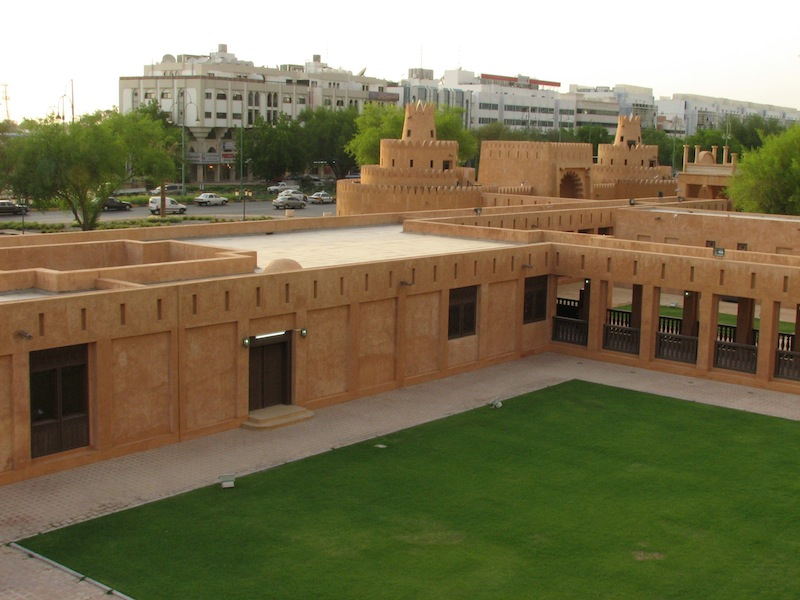
#> input picture CV_FeatureExamples/Image1.jpg, 800 x 600 px
$ jupyter execute --allow-errors CV_Feature_Practice.ipynb   (shell and % lines are left out)   (older library calls are emulated)
#> lines starting #> are read from the running program, lines starting #| are printed output that depends on the picture
[cell 1]
%pylab inline
import os
import sys
import cv2
import numpy as np

image = cv2.imread("Image1.jpg")
#> image is the input picture: shape (600, 800, 3); mean B, G, R 84.9, 115.8, 123.6
image = cv2.cvtColor(image, cv2.COLOR_BGR2RGB)  # color convert because opencv uses RGB (red,green,blue) to order colors to screen
gray = cv2.cvtColor(image, cv2.COLOR_BGR2GRAY) #is this because it requires grayscale?
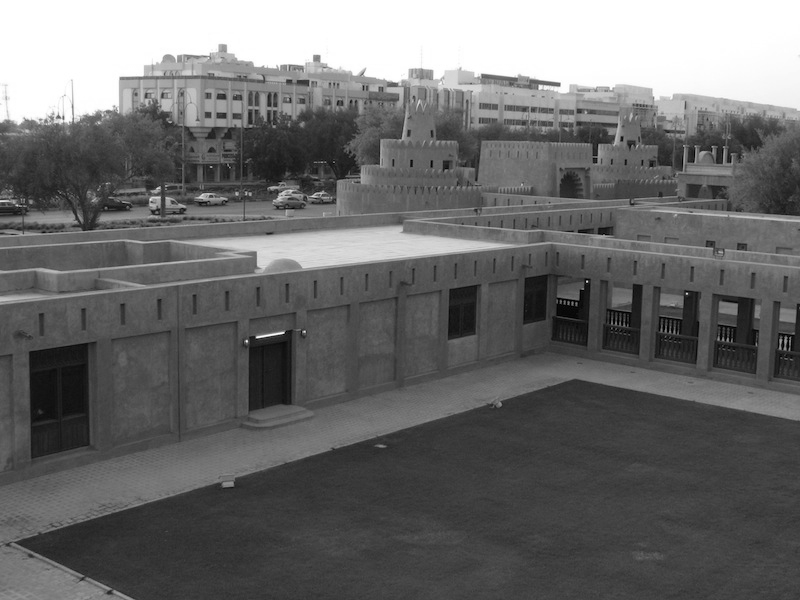
#> gray: shape (600, 800); min 0, max 255, mean 107.5

[cell 2]
#SIFT
sift = cv2.xfeatures2d.SIFT_create()
(kps, descs) = sift.detectAndCompute(gray, None)
#> kps = 1489 keypoints; strongest (x, y, size): (257, 337, 1.9), (558, 84, 3.4), (63, 118, 1.8), (317, 58, 4.9)
print("# kps: {}, descriptors: {}".format(len(kps), descs.shape))
#| # kps: 1489, descriptors: (1489, 128)
imshow(image)

[cell 3]
# Paint the key points over the original image
#SIFT result
result = cv2.drawKeypoints(image, kps, None, flags=cv2.DRAW_MATCHES_FLAGS_DRAW_RICH_KEYPOINTS)
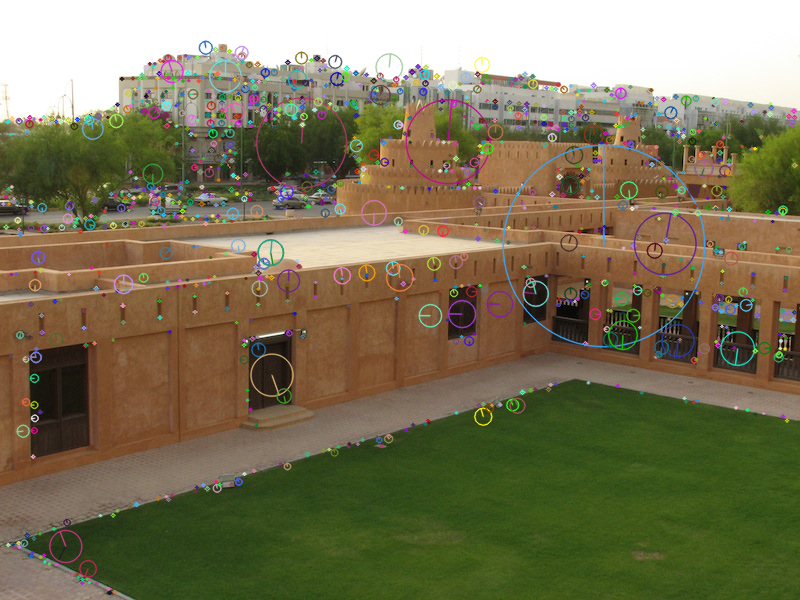
#> result: shape (600, 800, 3); mean R, G, B 123.8, 116.8, 87.5
imshow(result)

#> (a cell that did not finish here is left out)

[cell 5]
# Paint the key points over the original image
#SURF result -- did it work or w/ the error above am i just seeing prev image?
result = cv2.drawKeypoints(image, kps, None, flags=cv2.DRAW_MATCHES_FLAGS_DRAW_RICH_KEYPOINTS)
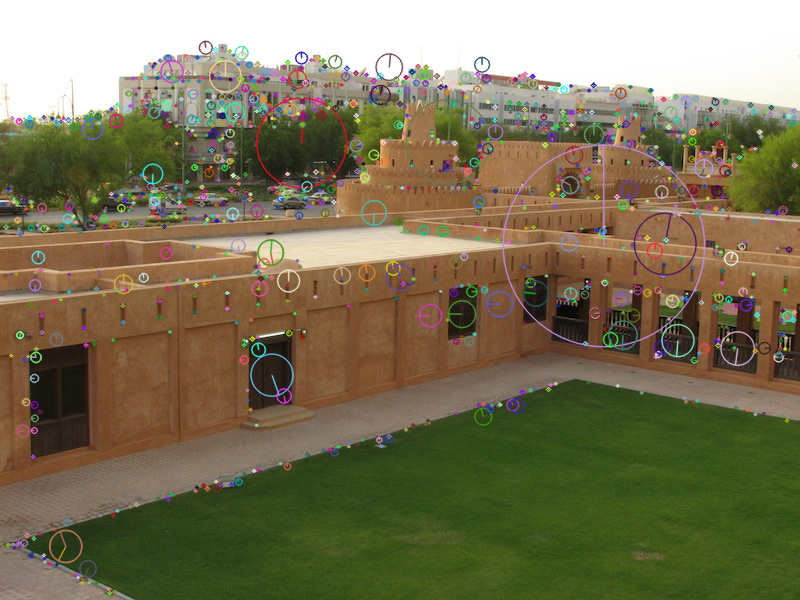
#> result: shape (600, 800, 3); mean R, G, B 124.2, 116.8, 87.5
imshow(result)

[cell 6]
# Detect the CenSurE key points
star = cv2.xfeatures2d.StarDetector_create()
kps = star.detect(gray, None)
#> kps = 266 keypoints; strongest (x, y, size): (158, 189, 4), (386, 244, 32), (540, 87, 4), (154, 201, 8)
# Create the BRIEF extractor and compute the descriptors
brief = cv2.xfeatures2d.BriefDescriptorExtractor_create()
kps, descs = brief.compute(image, kps)
print("# kps: {}, descriptors: {}".format(len(kps), descs.shape))
#| # kps: 266, descriptors: (266, 32)

[cell 7]
#BRIEF results?
result = cv2.drawKeypoints(image, kps, None, flags=cv2.DRAW_MATCHES_FLAGS_DRAW_RICH_KEYPOINTS)
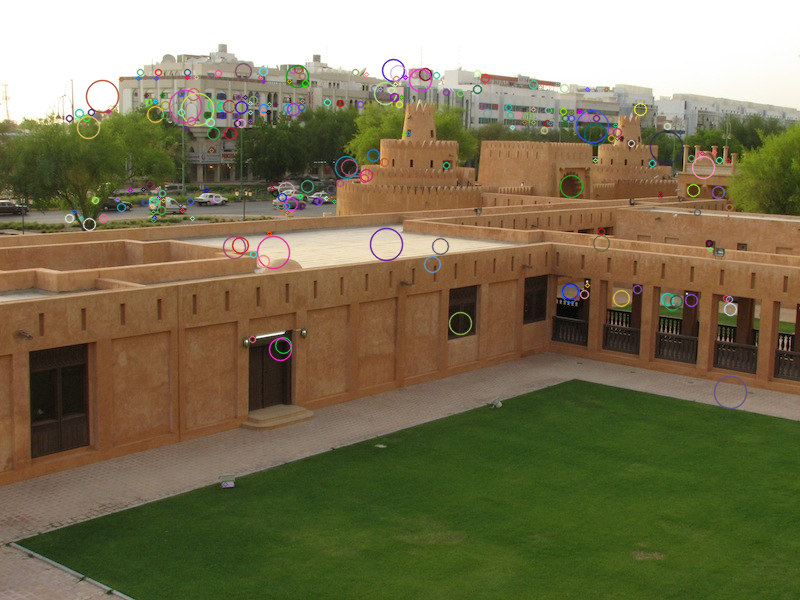
#> result: shape (600, 800, 3); mean R, G, B 123.6, 115.7, 85.4
imshow(result)

[cell 8]
orb = cv2.ORB_create()
(kps, descs) = orb.detectAndCompute(gray, None)
#> kps = 500 keypoints; strongest (x, y, size): (257, 337, 31), (283, 332, 31), (559, 84, 31), (587, 281, 31)
print("# kps: {}, descriptors: {}".format(len(kps), descs.shape))
#| # kps: 500, descriptors: (500, 32)

[cell 9]
#ORB results
result = cv2.drawKeypoints(image, kps, None, flags=cv2.DRAW_MATCHES_FLAGS_DRAW_RICH_KEYPOINTS)
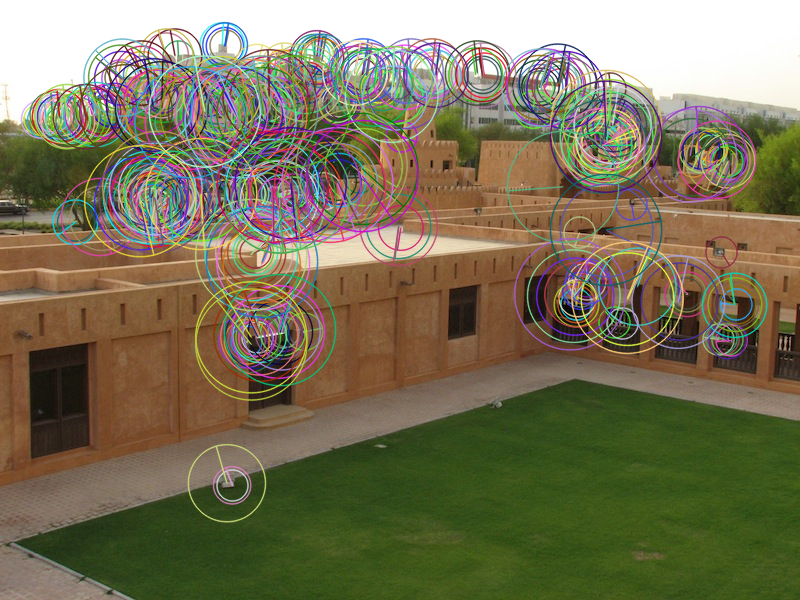
#> result: shape (600, 800, 3); mean R, G, B 122.5, 115.9, 88.9
imshow(result)

[cell 10]
fast = cv2.FastFeatureDetector()
kps = fast.detect(image,None)
#> kps = 4438 keypoints; strongest (x, y, size): (257, 337, 7), (246, 341, 7), (587, 281, 7), (686, 293, 7)
print("# kps: {}, descriptors: {}".format(len(kps), descs.shape))
#| # kps: 4438, descriptors: (500, 32)

[cell 11]
# Initiate FAST object with default values
fast = cv2.FastFeatureDetector_create(threshold=25)

# find and draw the keypoints
kp = fast.detect(image,None)
#> kp = 1644 keypoints; strongest (x, y, size): (257, 337, 7), (246, 341, 7), (587, 281, 7), (686, 293, 7)
print("# kps: {}, descriptors: {}".format(len(kps), descs.shape))
#| # kps: 4438, descriptors: (500, 32)
image = cv2.drawKeypoints(image, kp, None,color=(255,0,0))
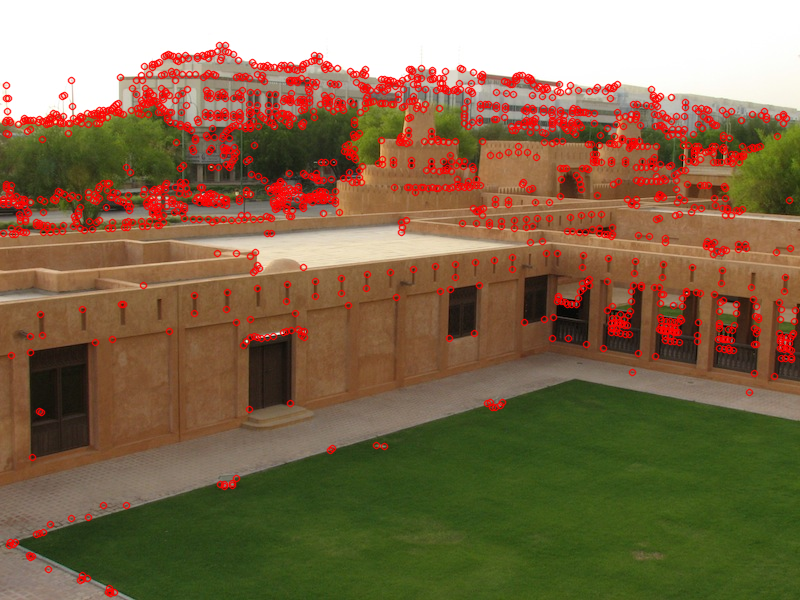
#> image: shape (600, 800, 3); mean R, G, B 131.9, 108.6, 79.3
imshow(image)

$ run again, with CV_FeatureExamples/Image2.jpg copied over CV_FeatureExamples/Image1.jpg
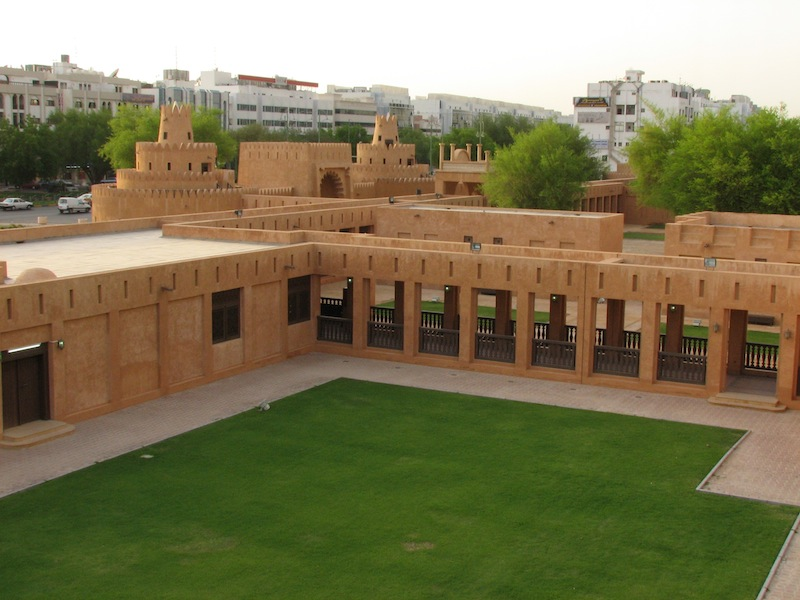
#> input picture CV_FeatureExamples/Image2.jpg, 800 x 600 px
#> image is the input picture: shape (600, 800, 3); mean B, G, R 85.3, 119.4, 126.2
#> `gray = cv2.cvtColor(image, cv2.COLOR_BGR2GRAY)`:
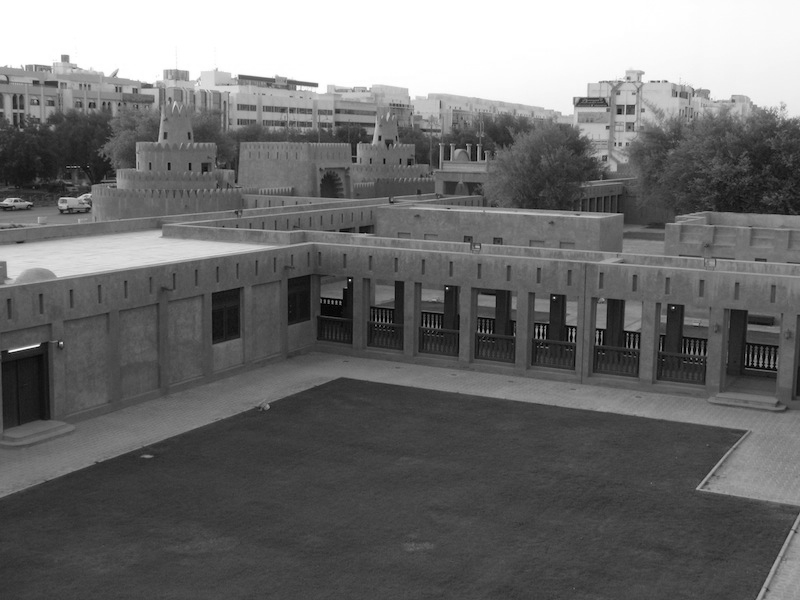
#> gray: shape (600, 800); min 0, max 255, mean 110
#> `(kps, descs) = sift.detectAndCompute(gray, None)`: kps = 1524 keypoints; strongest (x, y, size): (38, 345, 2), (10, 351, 2), (315, 85, 3.5), (536, 330, 1.9)
#| # kps: 1524, descriptors: (1524, 128)
#> `kps = star.detect(gray, None)`: kps = 224 keypoints; strongest (x, y, size): (298, 87, 4), (69, 259, 32), (601, 323, 8), (542, 305, 12)
#| # kps: 224, descriptors: (224, 32)
#> `(kps, descs) = orb.detectAndCompute(gray, None)`: kps = 500 keypoints; strongest (x, y, size): (349, 280, 31), (573, 329, 31), (315, 86, 31), (317, 85, 31)
#| # kps: 500, descriptors: (500, 32)
#> `kps = fast.detect(image,None)`: kps = 4758 keypoints; strongest (x, y, size): (10, 351, 7), (349, 280, 7), (447, 288, 7), (673, 307, 7)
#| # kps: 4758, descriptors: (500, 32)
#> kp = 1631 keypoints; strongest (x, y, size): (10, 351, 7), (349, 280, 7), (447, 288, 7), (673, 307, 7)
#| # kps: 4758, descriptors: (500, 32)
#> `image = cv2.drawKeypoints(image, kp, None,color=(255,0,0))`:
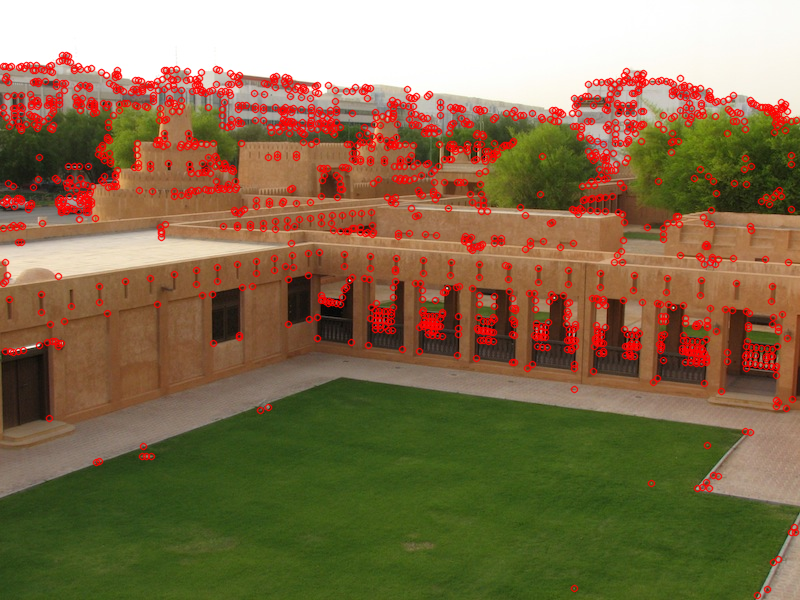
#> image: shape (600, 800, 3); mean R, G, B 134.4, 112.2, 79.7
